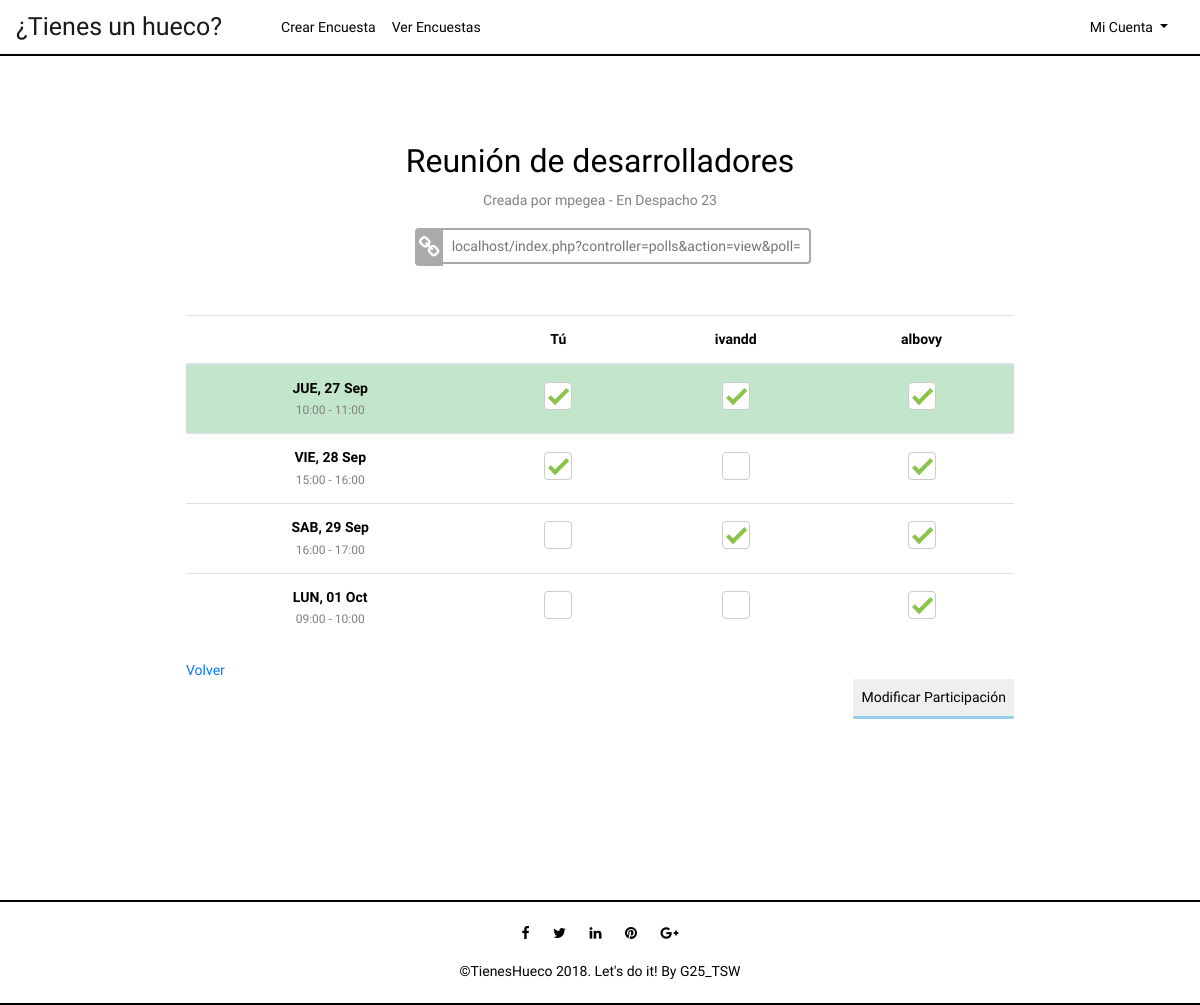
The page /index.php?controller=polls&action=view&poll=ec819428960921f0cc1ce29022d26862 (signed in) on the database its author committed.
### tables this page shows
CREATE TABLE IF NOT EXISTS POLL(
  id int AUTO_INCREMENT NOT NULL ,
  title varchar(225) NOT NULL,
  ubication varchar(225),
  author varchar(25) NOT NULL,
  link varchar(225) UNIQUE NOT NULL,
  PRIMARY KEY(id),
  FOREIGN KEY (author) REFERENCES USER (username) ON UPDATE CASCADE ON DELETE CASCADE
);

CREATE TABLE IF NOT EXISTS GAP(
  id int AUTO_INCREMENT NOT NULL,
  date date NOT NULL,
  timeStart time NOT NULL,
  timeEnd time NOT NULL,
  poll_id int(225) NOT NULL,
  PRIMARY KEY(id),
  FOREIGN KEY (poll_id) REFERENCES POLL (id) ON UPDATE CASCADE ON DELETE CASCADE

);

### core/ViewManager.php (called while the page is built, shortened)
<?php
class ViewManager {
	private $variables = array();
	public function setVariable($varname, $value, $flash=false) {
		$this->variables[$varname] = $value;
	}
	public function getVariable($varname, $default=NULL) {
		if (!isset($this->variables[$varname])) {
			return $default;
		}
		return $this->variables[$varname];
	}
	public function render($controller, $viewname) {
		include(__DIR__."/../view/$controller/$viewname.php");
	}
	private static $viewmanager_singleton = NULL;
	public static function getInstance() {
		if (self::$viewmanager_singleton == null) {
			self::$viewmanager_singleton = new ViewManager();
		}
		return self::$viewmanager_singleton;
	}
}

### index.php (called while the page is built, shortened)
<?php
function run() {
	try {
		$controller = loadController($_GET["controller"]);
		$actionName = $_GET["action"];
		$controller->$actionName();
	} catch(Exception $ex) {
		die("An exception occured!!!!!".$ex->getMessage());
	}
}
function loadController($controllerName) {
	return new $controllerClassName();
}
run();
?>

### model/Poll.php (called while the page is built, shortened)
<?php
class Poll {
	private $title;
	private $ubication;
	private $author;
	private $link;
	public function __construct($id=NULL, $title=NULL, $ubication=NULL, User $author=NULL, $link=NULL) {
		$this->title = $title;
		$this->ubication = $ubication;
		$this->author = $author;
		$this->link = $link;
	}
	public function getTitle() {
		return $this->title;
	}
	public function getUbication() {
		return $this->ubication;
	}
	public function getAuthor() {
		return $this->author;
	}
	public function getLink() {
		return $this->link;
	}
}

### model/PollMapper.php (called while the page is built, shortened)
<?php
require_once(__DIR__."/../core/PDOConnection.php");
require_once(__DIR__."/../model/User.php");
require_once(__DIR__."/../model/Poll.php");
require_once(__DIR__."/../model/Gap.php");
class PollMapper {
	private $db;
	public function __construct() {
		$this->db = PDOConnection::getInstance();
	}
	public function findPollByLink($pollLink){
		$stmt = $this->db->query("SELECT DISTINCT * FROM poll WHERE link = '$pollLink'");
		$poll = $stmt->fetch(PDO::FETCH_ASSOC);
		if($poll != null) {
			return new Poll(
			$poll["id"],
			$poll["title"],
			$poll["ubication"],
			new User($poll["author"]),
			$poll["link"]
		);
		} else {
			return NULL;
		}
	}
	 }

### core/PDOConnection.php (called while the page is built)
<?php
class PDOConnection {
	private static $dbhost = "127.0.0.1";
	private static $dbname = "tsw";
	private static $dbuser = "root";
	private static $dbpass = "";
	private static $db_singleton = null;
	public static function getInstance() {
		if (self::$db_singleton == null) {
			self::$db_singleton = new PDO(
			"mysql:host=".self::$dbhost.";dbname=".self::$dbname.";charset=utf8",
			self::$dbuser,
			self::$dbpass,
			array(
				PDO::ATTR_EMULATE_PREPARES => false,
				PDO::ATTR_ERRMODE => PDO::ERRMODE_EXCEPTION
			)
		);
	}
	return self::$db_singleton;
}
}
?>

### core/I18n.php (called while the page is built, shortened)
<?php
class I18n {
	private $messages;
	public function setLanguage($language) {
		$this->messages = $i18n_messages;
	}
	public function i18n($key) {
		if (isset($this->messages[$key])){
			return $this->messages[$key];
		}else{
			return $key;
		}
	}
	private static $i18n_singleton = null;
	public static function getInstance() {
		if (self::$i18n_singleton == NULL) {
			self::$i18n_singleton = new I18n();
		}
		return self::$i18n_singleton;
	}
}
function i18n($key) {
	return I18n::getInstance()->i18n($key);
}

### model/User.php (called while the page is built, shortened)
<?php
class User {
	private $username;
	public function __construct($username=NULL, $passwd=NULL) {
		$this->username = $username;
	}
	public function getUsername() {
		return $this->username;
	}
}

### model/Assignation.php (called while the page is built, shortened)
<?php
class Assignation {
	private $user;
	private $gap;
	public function __construct(User $user=NULL, Gap $gap=NULL) {
		$this->user = $user;
		$this->gap = $gap;
	}
	public function getUser() {
		return $this->user;
    }
	public function getGap() {
		return $this->gap;
	}
}

### model/AssignationMapper.php (called while the page is built, shortened)
<?php
require_once(__DIR__."/../core/PDOConnection.php");
require_once(__DIR__."/../model/Assignation.php");
require_once(__DIR__."/../model/Gap.php");
class AssignationMapper {
	private $db;
	public function __construct() {
		$this->db = PDOConnection::getInstance();
	}
	public function findUsersAssignationsInPoll($pollid){
		$stmt = $this->db->query("SELECT user_selects_gap.username, user_selects_gap.gap_id FROM user_selects_gap, gap WHERE gap_id = gap.id AND gap.poll_id = '$pollid'");
		$assignation_db = $stmt->fetchAll(PDO::FETCH_ASSOC);
		$assignations = array();
		foreach ($assignation_db as $assignation) {
			$username = new User($assignation["username"]);
			$gap = new Gap($assignation["gap_id"]);
			array_push($assignations, new Assignation($username, $gap));
		}
		return $assignations;
	}
	public function findUsersParticipansInPoll($pollid,$currentUser){
		$stmt = $this->db->query("SELECT DISTINCT user_selects_gap.username FROM user_selects_gap, gap WHERE gap_id = gap.id AND gap.poll_id = '$pollid'ORDER BY username <> '$currentUser'");
		$participants_db = $stmt->fetchAll(PDO::FETCH_ASSOC);
		$participants = array();
		foreach ($participants_db as $participant) {
			$username = new User($participant["username"]);
			array_push($participants, new Assignation($username));
		}
		return $participants;
	}
}

### model/Gap.php (called while the page is built, shortened)
<?php
class Gap {
	private $id;
	private $date;
	private $timeStart;
	private $timeEnd;
	public function __construct($id=NULL, $date=NULL, $timeStart=NULL, $timeEnd=NULL, $poll_id=NULL) {
		$this->id = $id;
		$this->date = $date;
		$this->timeStart = $timeStart;
		$this->timeEnd = $timeEnd;
	}
	public function getId() {
		return $this->id;
	}
	public function getDate() {
		return $this->date;
	}
	public function getTimeStart() {
		return $this->timeStart;
	}
	public function getTimeEnd() {
		return $this->timeEnd;
	}
}

### model/GapMapper.php (called while the page is built, shortened)
<?php
require_once(__DIR__."/../core/PDOConnection.php");
require_once(__DIR__."/../model/Gap.php");
class GapMapper {
	private $db;
	public function __construct() {
		$this->db = PDOConnection::getInstance();
	}
	public function findGapsByIdPoll($pollid){
		$stmt = $this->db->query("SELECT DISTINCT * FROM gap WHERE gap.poll_id = '$pollid' ORDER BY date");
		$gaps_db = $stmt->fetchAll(PDO::FETCH_ASSOC);
		$gaps = array();
		foreach ($gaps_db as $gap) {
			array_push($gaps, new Gap($gap["id"], $gap["date"],  $gap["timeStart"], $gap["timeEnd"], $gap["poll_id"]));
		}
		return $gaps;
	}
}

### view/polls/view.php (the view, shortened to what this page needs)
<?php
require_once(__DIR__."/../../core/ViewManager.php");
$view = ViewManager::getInstance();
$poll = $view->getVariable("poll");
$gaps = $view->getVariable("gaps");
$assignations = $view->getVariable("assignations");
$participants = $view->getVariable("participants");
$isParticipant = $view->getVariable("isParticipant");
$currentuser = $view->getVariable("currentusername");
?>
<div class="container">
    <div class="row center-row">
        <div class="col-lg-12 center-block">
            <div id="subtitleView">
				 <?=htmlentities($poll->getTitle());?>
            </div>
            <div id="subsubtitle">
                <?= sprintf(i18n("by %s"), $poll->getAuthor()->getUsername()) ?> <?php if($poll->getUbication() != null): ?> - <?= sprintf(i18n("At %s"), $poll->getUbication()) ?><?php endif; ?>
            </div>
            <div id="link">
                <div id="inputLink" class="inputWithIconLogin inputIconBg">
                    <input type="text" placeholder="localhost/index.php?controller=polls&action=view&poll=<?= $poll->getLink()?>" readonly>
                     <i class="fa fa-link fa-lg fa-fw" aria-hidden="true"></i>
                </div>
            </div>
             <div class="col-lg-12 center-block2">
                <?php if(count($gaps) == 0){?>
                    <div id="messageView">
                        <?= i18n("There are not gaps!");?>
                        <?php if($poll->getAuthor()->getUsername() == $currentuser) { ?>
                             <?= i18n("Add it ");?><a href="index.php?controller=gaps&action=add&poll=<?= $poll->getLink() ?>"><?= i18n("here");?></a>
                    <?php } ?>
                    </div>
                    <?php }else if($isParticipant == FALSE) { ?>
                        <form method="POST" action='index.php?controller=assignations&action=add&poll=<?=htmlentities($poll->getLink())?>'>
                    <?php }else{ ?>
                        <form method="POST" action='index.php?controller=assignations&action=edit&poll=<?=htmlentities($poll->getLink())?>'>
                     <?php } ?>
                    <?php if(count($participants) > 0): ?>
                        <table id="dataTable" class="table text-center">
                            <thead>
                                <tr>
                                    <th></th>
                                    <?php foreach ($participants as $user): ?>
                                        <?php  if($user->getUser()->getUsername() != $currentuser){ ?>
                                            <th id="<?=$user->getUser()->getUsername()?>" scope="col"> <?=$user->getUser()->getUsername()?> </th>
                                        <?php } else { ?>
                                            <th id="<?=$currentuser?>" scope="col"> <?=i18n("You")?></th>
                                        <?php } ?>
                                    <?php endforeach; ?>
                                </tr>
                            </thead>
                            <tbody>
                                <?php foreach ($gaps as $gap):?>
                                    <tr id="<?= $gap->getId() ?>">
                                        <td>
                                            <div id="ytitle"><?= i18n(strtoupper(substr(date('l,', strtotime($gap->getDate())), 0, 3))), date(', d', strtotime($gap->getDate())), date(' M', strtotime($gap->getDate()))?></div>
                                            <div id="ysubtitle"><?= substr($gap->getTimeStart(), 0, 5);?> - <?= substr($gap->getTimeEnd(), 0, 5);?></div>
                                        </td>
                                        <?php foreach ($participants as $user):
                                            $isAssignated=false; ?>
                                            <?php foreach($assignations as $assignation):
                                                if($assignation->getUser()->getUsername() == $user->getUser()->getUsername() && $assignation->getGap()->getId() == $gap->getId()):
                                                    $isAssignated=true;
                                                endif;
                                            endforeach;
                                            if($isAssignated){ ?>
                                                <td><label class="checkbox">
                                                <span class="success"></span>
                                                </label></td>
                                            <?php } else { ?>
                                                <td><label class="checkbox">
                                                </label></td>
                                            <?php  } ?>
                                        <?php endforeach; ?>
                                    </tr>
                                <?php endforeach; ?>
                            </tbody>
                        </table>
                    <?php endif; ?>
                    <a href="./index.php?controller=polls&action=index"><?= i18n("Back") ?></a>
                    <?php if(count($gaps) == 0){ ?>
                    <?php } elseif($isParticipant){ ?>
                            <button type="submit" class="btn btn-dark"><?= i18n("Modify Participation") ?></button>
                    <?php } else { ?>
                            <button type="submit" class="btn btn-dark"><?= i18n("Take part") ?></button>
                    <?php } ?>
            </div>
         </div>
     </div>
 </div>

### styles/style.css (style rules this page uses)
body { font-family:'K2D','Open Sans', Arial, sans-serif; font-size:14px; font-weight:300; line-height:1.6em; color:#000; background-color:white; }
.container { margin: auto; }
.center-row { margin-left: auto; margin-right: auto; }
.center-block { float: none; background-color: white; margin-top: 3%; margin-bottom: 10%; margin-left: auto; margin-right: auto; border-radius: 5px; max-width: 80%; }
.center-block2 { margin: auto; margin-top: 5%; margin-bottom: 7%; overflow-x: auto; }
#subtitleView { margin: auto; margin-top: 7%; font-size: 32px; text-align: center; }
#subsubtitle { margin:auto; margin-top:2%; font-size: 14px; text-align: center; color: grey; }
#link { text-align: center; margin: auto; margin-top: 1%; padding-left:3%; font-size: 14px; width:80%!important; }
input[type=text],[type=password] { width:100%; border:2px solid #aaa; border-radius:4px; margin:8px 0; outline:none; padding:8px; box-sizing:border-box; transition:.3s; height: 10%!important; }
.inputWithIconLogin input[type=text],[type=password] { padding-left:35px; }
.inputWithIconLogin { position:relative; }
.inputWithIconLogin i { position:absolute; left:0; top:9px; padding:9px 8px; color:#aaa; transition:.3s; }
.inputWithIconLogin.inputIconBg i { background-color:#aaa; color:#fff; padding:9px 4px; border-radius:4px 0 0 4px; }
.fa-lg { font-size: 1.6em; line-height: 0.84em; }
#inputLink { width: 60%; margin: auto; }
.checkbox { background-color:#fff; display:inline-block; height:28px;margin:0 .25em; width:28px;border-radius:4px; border:1px solid #ccc; }
.checkbox span { display:block; height:28px; position:relative; width:28px; padding:0; }
.checkbox span:after { -moz-transform:scaleX(-1) rotate(135deg); -ms-transform:scaleX(-1) rotate(135deg); -webkit-transform:scaleX(-1) rotate(135deg); transform:scaleX(-1) rotate(135deg); -moz-transform-origin:left top; -ms-transform-origin:left top; -webkit-transform-origin:left top; transform-origin:left top; border-right:4px solid #fff; border-top:4px solid #fff;content:''; display:block;height:20px; left:3px; position:absolute; top:15px;width:10px }
.checkbox input:checked + span:after { -webkit-animation:check .8s; -moz-animation:check .8s; -o-animation:check .8s; animation:check .8s; border-color:#555; }
.checkbox input:checked + .success:after { border-color:#8bc34a; }
.btn-dark { margin-top:20px; margin-bottom:10px; margin-right: 0%; padding:8px; font-size:14px; background-color:#eeee; color:#000; border:none; border-bottom:3px solid #19e6; border-radius:2px; float:right; }
td { text-align: center; vertical-align: middle!important; }
#ytitle { font-weight: 600; }
#ysubtitle { color:grey; font-size: 12px; }

### rows shown on the page
poll: title "Reunión de desarrolladores", author "Creada por mpegea", ubication "En Despacho 23", link "localhost/index.php?controller=polls&action=view&poll=ec819428960921f0cc1ce29022d26862"
gap: date "JUE", date ", 27", date "Sep", timeStart "10:00", timeEnd "11:00"
gap: date "VIE", date ", 28", date "Sep", timeStart "15:00", timeEnd "16:00"
gap: date "SAB", date ", 29", date "Sep", timeStart "16:00", timeEnd "17:00"
gap: date "LUN", date ", 01", date "Oct", timeStart "09:00", timeEnd "10:00"

### other values the page prints
i18n("¿Tienes un hueco?") "¿Tienes un hueco?"
i18n("AddPoll") "Crear Encuesta"
i18n("SeeMyPolls") "Ver Encuestas"
i18n("MyAccount") "Mi Cuenta"
$user->getUser()->getUsername() "ivandd"
$user->getUser()->getUsername() "albovy"
i18n("Back") "Volver"
i18n("Modify Participation") "Modificar Participación"
